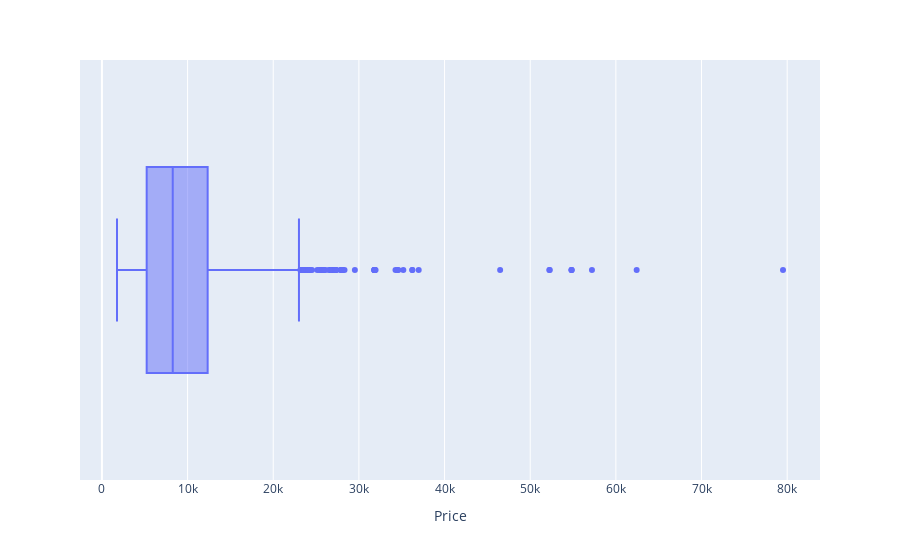

Notebook code for this chart:
### Code cell
px.box(data_frame= df, x= 'Price')

### Figure 1 — Plotly figure (JSON) as saved in the notebook; plotly's stock layout.template omitted (floating-point values rounded to 4 significant figures; data arrays with more than 128 entries replaced by an {"elided": "..."} marker saying what was removed)
{"data": [{"alignmentgroup": "True", "hovertemplate": "Price=%{x}<extra></extra>", "legendgroup": "", "marker": {"color": "#636efa"}, "name": "", "notched": false, "offsetgroup": "", "orientation": "h", "showlegend": false, "type": "box", "x": {"elided": "10461 int values"}, "x0": " ", "xaxis": "x", "y0": " ", "yaxis": "y"}], "layout": {"boxmode": "group", "legend": {"tracegroupgap": 0}, "margin": {"t": 60}, "xaxis": {"anchor": "y", "domain": [0, 1], "title": {"text": "Price"}}, "yaxis": {"anchor": "x", "domain": [0, 1]}}}
